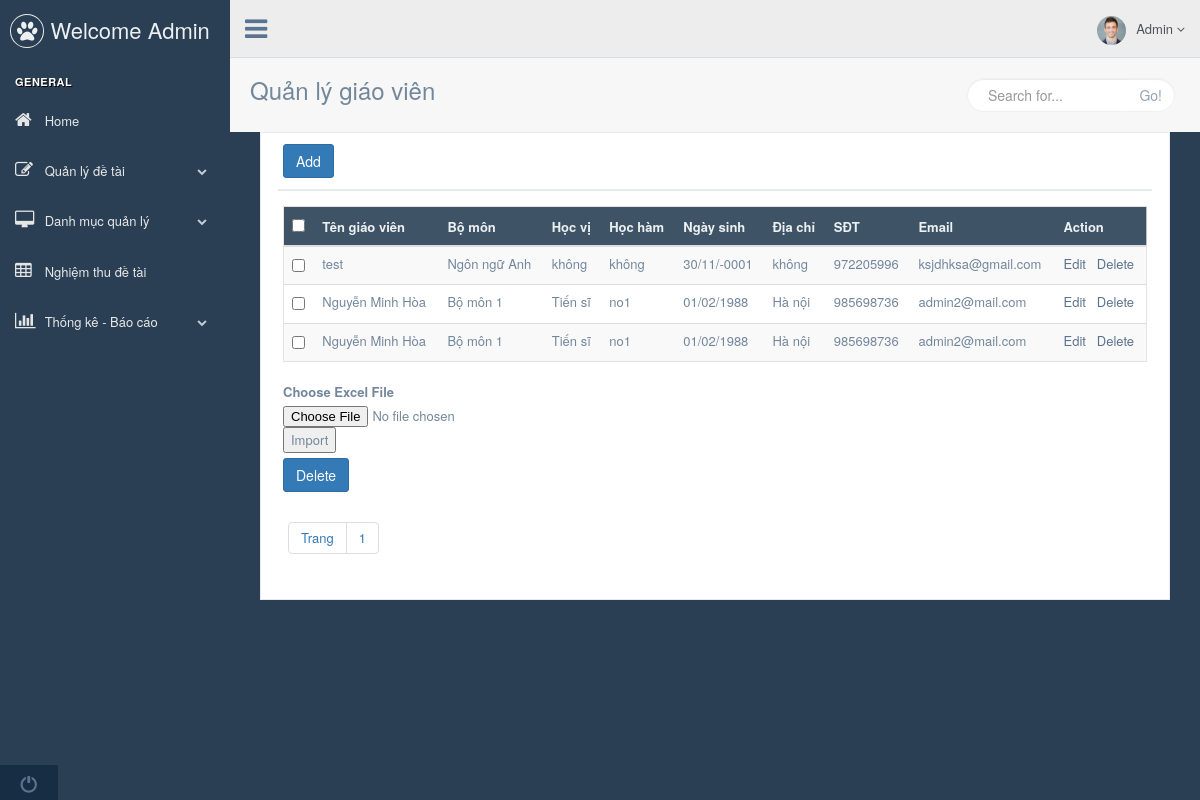
The app's page /admin.php?controller=giaovien (signed in) with its own data.
### tables this page shows
CREATE TABLE `tbl_giaovien` (
  `pk_magiaovien_id` int(11) NOT NULL,
  `fk_user_id` int(11) NOT NULL,
  `fk_mabomon_id` int(11) NOT NULL,
  `c_tengiaovien` varchar(500) NOT NULL,
  `c_ngaysinh` date NOT NULL,
  `c_hocvi` varchar(500) NOT NULL,
  `c_hocham` varchar(500) NOT NULL,
  `c_diachi` varchar(500) NOT NULL,
  `c_sdt` int(11) NOT NULL,
  `c_email` varchar(500) NOT NULL
);

CREATE TABLE `tbl_bomon` (
  `pk_mabomon_id` int(11) NOT NULL,
  `c_tenbomon` varchar(500) NOT NULL,
  `c_truongbomon` varchar(500) NOT NULL,
  `fk_user_id` int(11) NOT NULL
);

### controller/backend/controller_giaovien.php (called while the page is built, shortened)
<?php
	class controller_giaovien{
		public function __construct(){
			$this->model = new model();
			$record_per_page = 5;
			$total = $this->model->num_rows("select pk_magiaovien_id from tbl_giaovien");
			$num_page = ceil($total/$record_per_page);
			$p = (isset($_GET["p"])&&$_GET["p"]>0) ? ($_GET["p"]-1) : 0;
			$from = $p * $record_per_page;
			$arr = $this->model->get_all("select * from tbl_giaovien order by pk_magiaovien_id desc limit $from,$record_per_page");
			include "view/backend/view_giaovien.php";
		}
	}
	new controller_giaovien();
 ?>

### admin.php (called while the page is built, shortened)
<?php
	include "config.php";
	include "model/model.php";
	if(isset($_SESSION["c_email"]) == false)
		include "controller/backend/controller_login.php";
	else{
		include "view/backend/master.php";
	}
 ?>

### model/model.php (called while the page is built, shortened)
<?php
	class model{
		public function get_all($sql){
			global $db;
			$result = mysqli_query($db,$sql);
			$arr = array();
			while($rows = mysqli_fetch_object($result))
				$arr[] = $rows;
			return $arr;
		}
		public function get_a_record($sql){
			global $db;
			$result = mysqli_query($db,$sql);
			$rows = mysqli_fetch_object($result);
			return $rows;
		}
		public function num_rows($sql){
			global $db;
			$result = mysqli_query($db,$sql);
			return mysqli_num_rows($result);
		}
	}
 ?>

### view/backend/view_giaovien.php (the view, shortened to what this page needs)
<div class="right_col" role="main">
  <div class="">
    <div class="page-title">
      <div class="title_left">
        <h3>Quản lý giáo viên</h3>
      </div>
      <div class="title_right">
        <div class="col-md-5 col-sm-5 col-xs-12 form-group pull-right top_search">
          <div class="input-group">
            <input type="text" class="form-control" placeholder="Search for...">
            <span class="input-group-btn">
              <button class="btn btn-default" type="button">Go!</button>
            </span>
          </div>
        </div>
      </div>
    </div>
      <div class="clearfix"></div>
      <div class="col-md-12 col-sm-12 col-xs-12">
        <div class="x_panel">
          <div class="x_title">
            <div>
				<a href="admin.php?controller=add_edit_giaovien&act=add" class="btn btn-primary">Add</a>
			</div>
          </div>
          <div class="x_content">
            <div class="table-responsive">
              <table class="table table-striped jambo_table bulk_action">
                <thead>
                  <tr class="headings">
                    <th>
                      <input type="checkbox" id="check-all" class="flat">
                    </th>
                    <th class="column-title">Tên giáo viên </th>
                    <th class="column-title">Bộ môn </th>
                    <th class="column-title">Học vị </th>
                    <th class="column-title">Học hàm </th>
                    <th class="column-title">Ngày sinh </th>
                    <th class="column-title">Địa chỉ </th>
                    <th class="column-title">SĐT </th>
                    <th class="column-title">Email </th>
                    <th class="column-title no-link last" ><span class="nobr">Action</span>
                    </th>
                  </tr>
                </thead>
                <tbody>
                <?php foreach($arr as $rows): ?>
                  <tr class="even pointer">
                    <td class="a-center ">
                      <input type="checkbox" class="flat" name="table_records">
                    </td>
                    <td class=" "><?php echo $rows->c_tengiaovien; ?></td>
                    <td class=" ">
                    	<?php
							$bomon = $this->model->get_a_record("select c_tenbomon from tbl_bomon where pk_mabomon_id={$rows->fk_mabomon_id}");
							echo isset($bomon->c_tenbomon)?$bomon->c_tenbomon:"";
						?>
                    </td>
                    <td class=" "><?php echo $rows->c_hocvi; ?></td>
                    <td class=" "><?php echo $rows->c_hocham; ?></td>
                    <td class=" ">
                    	<?php
							$date = date_create($rows->c_ngaysinh);
							echo date_format($date,"d/m/Y");
						?>
                    </td>
                    <td class=" "><?php echo $rows->c_diachi; ?></td>
                    <td class=" "><?php echo $rows->c_sdt; ?></td>
                    <td class=" "><?php echo $rows->c_email; ?></td>
                    <td class=" last">
                    	<a href="admin.php?controller=add_edit_giaovien&act=edit&id=<?php echo $rows->pk_magiaovien_id; ?>">Edit</a>&nbsp;&nbsp;
                    	<a onclick="return window.confirm('Are you sure?');" href="admin.php?controller=add_edit_giaovien&act=delete&id=<?php echo $rows->pk_magiaovien_id; ?>">Delete</a>
                    </td>
                  </tr>
                <?php endforeach; ?>
                </tbody>
              </table>
              <div class="outer-container">
			        <form action="" method="post" name="frmExcelImport" id="frmExcelImport" enctype="multipart/form-data">
			            <div>
			                <label>Choose Excel File</label>
			                <input type="file" name="file" id="file" accept=".xls,.xlsx">
			                <button type="submit" id="submit" name="import" class="btn-submit">Import</button>
			            </div>
			        </form>
    			</div>
            <div>
				<a href="#" class="btn btn-primary">Delete</a>
			</div>
	          	<div class="card-footer" style="padding:5px !important">
					<ul class="pagination">
						<li class="page-item"><a class="page-link" href="#">Trang</a></li>
					<?php for($i=1; $i<=$num_page; $i++): ?>
						<li class="page-item"><a class="page-link" href="admin.php?controller=giaovien&p=<?php echo $i; ?>"><?php echo $i; ?></a></li>
					<?php endfor; ?>
					</ul>
				</div>
            </div>
          </div>
        </div>
      </div>
    </div>
  </div>
</div>

### records on screen
tbl_giaovien: c_tengiaovien "test", tbl_bomon.c_tenbomon "Ngôn ngữ Anh", c_hocvi "không", c_hocham "không", c_ngaysinh "30/11/-0001", c_diachi "không", c_sdt "972205996", c_email "ksjdhksa@gmail.com"
tbl_giaovien: c_tengiaovien "Nguyễn Minh Hòa", tbl_bomon.c_tenbomon "Bộ môn 1", c_hocvi "Tiến sĩ", c_hocham "no1", c_ngaysinh "01/02/1988", c_diachi "Hà nội", c_sdt "985698736", c_email "admin2@mail.com"
tbl_giaovien: c_tengiaovien "Nguyễn Minh Hòa", tbl_bomon.c_tenbomon "Bộ môn 1", c_hocvi "Tiến sĩ", c_hocham "no1", c_ngaysinh "01/02/1988", c_diachi "Hà nội", c_sdt "985698736", c_email "admin2@mail.com"
